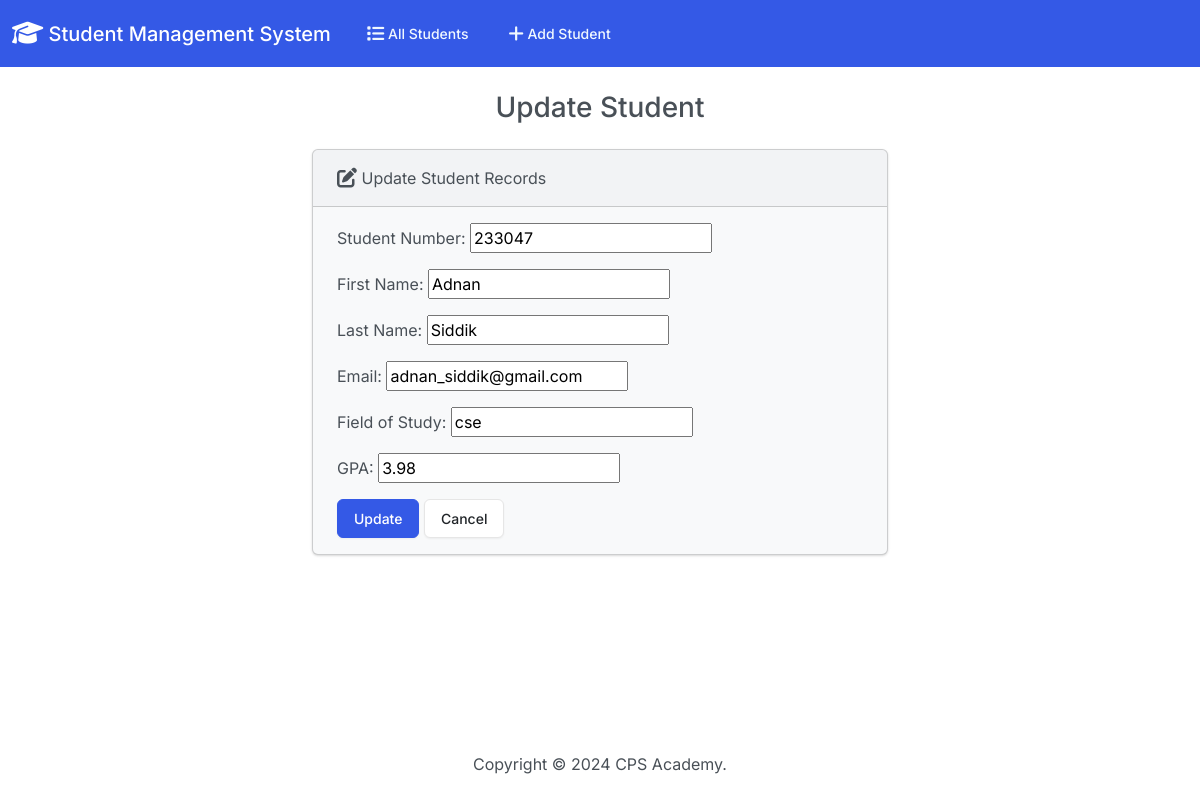
Page /edit/6/ on the committed database.
### students/models.py (models this page shows, shortened)
class Student(models.Model):
    student_number = models.PositiveIntegerField()
    first_name = models.CharField(max_length=50)
    last_name = models.CharField(max_length=50)
    email = models.EmailField(max_length=100)
    field_of_study = models.CharField(max_length=50)
    gpa = models.FloatField()

### students/views.py (the view)
# urls.py: path('edit/<int:id>/', views.edit, name='edit'),
def edit(request, id):
  if request.method == 'POST':
    student = Student.objects.get(pk=id)
    form = StudentForm(request.POST, instance=student)
    if form.is_valid():
      form.save()
      return render(request, 'students/edit.html', {
        'form': form,
        'success': True
      })
  else:
    student = Student.objects.get(pk=id)
    form = StudentForm(instance=student)
  return render(request, 'students/edit.html', {
    'form': form
  })

### students/forms.py
class StudentForm(forms.ModelForm):
    class Meta:
        model = Student
        fields = ['student_number','first_name','last_name','email','field_of_study','gpa']
        labels = {
            'student_number': 'Student Number',
            'first_name': 'First Name',
            'last_name': 'Last Name',
            'email': 'Email',
            'field_of_study':'Field of Study',
            'gpa': 'GPA'
        }
        widgets = {
            'student_number': forms.NumberInput(attrs={'class': 'formcontrol'}),
            'first_name': forms.TextInput(attrs={'class': 'formcontrol'}),
            'last_name': forms.TextInput(attrs={'class': 'formcontrol'}),
            'email': forms.EmailInput(attrs={'class': 'formcontrol'}),
            'field_of_study': forms.TextInput(attrs={'class': 'formcontrol'}),
            'gpa': forms.NumberInput(attrs={'class': 'formcontrol'})
        }

### students/templates/students/edit.html (shortened to what this page needs)
{% extends "students/base.html" %}
{% block body %}
<h3 class="text-center m-4">Update Student</h3>
{% if success %}
<div class="alert alert-success" role="alert">
    The student updated successfully.
    <a href="{% url 'index' %}" class="alert-link">Go to Home Page.</a>
</div>
{% else %}
<div class="row justify-content-center">
    <div class="col-6">
        <div class="card bg-light mb-3">
            <div class="card-header">
                <i class="fa-solid fa-pen-to-square fa-lg"></i> Update Student Records
            </div>
            <div class="card-body">
                <form action="" method="POST">
                    {{ form.as_p }}
                    <button type="submit" class="btn btn-primary">Update</button>
                    <a href="{% url 'index' %}" class="btn btn-secondary">Cancel</a>
                </form>
            </div>
        </div>
    </div>
</div>
{% endif %}
{% endblock %}

### rows in the picture
Student: student_number "233047", first_name "Adnan", last_name "Siddik", email "adnan_siddik@gmail.com", field_of_study "cse", gpa "3.98"
